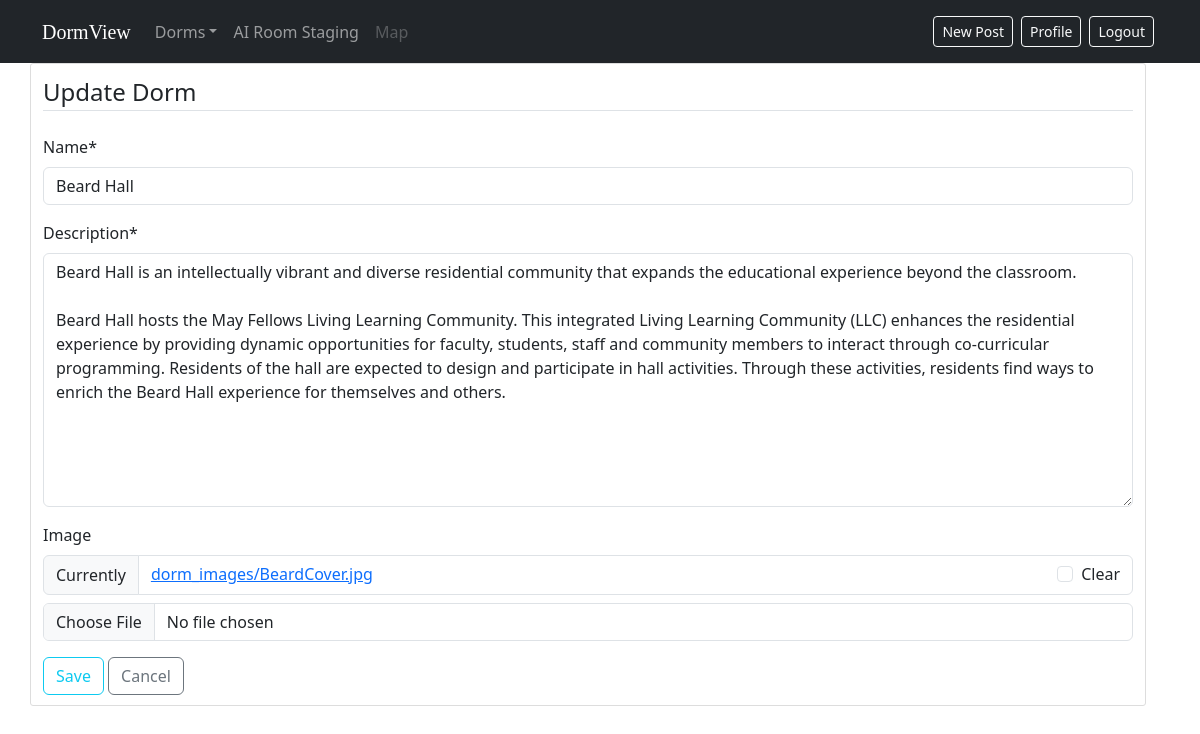
Page /dorm/beard-hall/update/ (signed in) on the committed database.
### review/models.py (models this page shows, shortened)
class Dorm(models.Model):
    name = models.CharField(max_length=100)
    slug = models.SlugField(max_length=100, unique=True, blank=True)
    description = models.TextField()
    image = models.ImageField(upload_to='dorm_images', blank=True, null=True)

### review/views.py (the view, shortened to what this page needs)
# urls.py: path('dorm/<slug:slug>/update/', DormUpdateView.as_view(), name='dorm-update'),
@method_decorator(staff_member_required, name='dispatch')
class DormUpdateView(LoginRequiredMixin, UpdateView):
    model = Dorm
    form_class = DormForm
    template_name = 'review/dorm_form.html'
    slug_field = 'slug'
    slug_url_kwarg = 'slug'

### review/forms.py
class DormForm(forms.ModelForm):
    class Meta:
        model = Dorm
        fields = ['name', 'description', 'image']

### review/templates/review/dorm_form.html (shortened to what this page needs)
{% extends 'review/base.html' %}
{% load crispy_forms_tags %}
{% block content %}
    <div class="content-section">
        <form method="POST" enctype="multipart/form-data">
            <fieldset class="form-group">
                <legend class="border-bottom mb-4">
                    {% if object %}
                        Update Dorm
                    {% else %}
                        Add New Dorm
                    {% endif %}
                </legend>
                {{ form|crispy }}
            </fieldset>
            <div class="form-group">
                <button class="btn btn-outline-info" type="submit">Save</button>
                <a class="btn btn-outline-secondary" href="{% url 'dorm-list' %}">Cancel</a>
            </div>
        </form>
    </div>
{% endblock content %}

### review/static/review/main.css (style rules this page uses)
body { background: #fafafa; color: #333333; margin-top: 5rem; }
.content-section { background: #ffffff; padding: 10px 20px; border: 1px solid #dddddd; border-radius: 3px; margin-bottom: 20px; }

### review/static/review/main_style.css (style rules this page uses)
body { font-family: mona_font;; }

### rows in the picture
Dorm: name "Beard Hall", description "Beard Hall is an intellectually vibrant and diverse residential community that expands the educational experience beyond the classroom. Beard Hall hosts the May Fellows Living Learning Community. This integrated Living Learning Community (LLC) enhances the residential experience by providing dynamic opportunities for faculty, students, staff and community members to interact through co-curricular programming. Residents of the hall are expected to design and participate in hall activities. Through these activities, residents find ways to enrich the Beard Hall experience for themselves and others."
